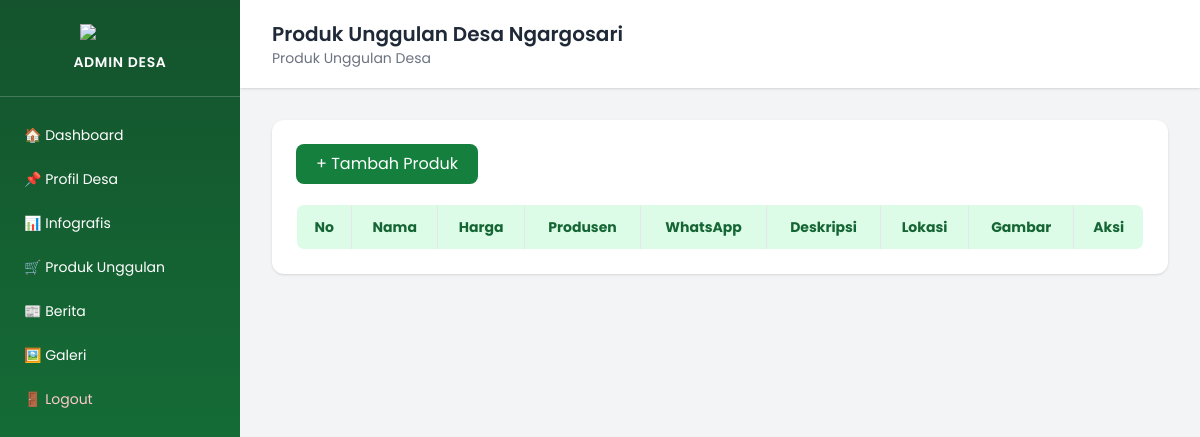
The page /admin/produk.php (signed in) on the database as committed earlier.
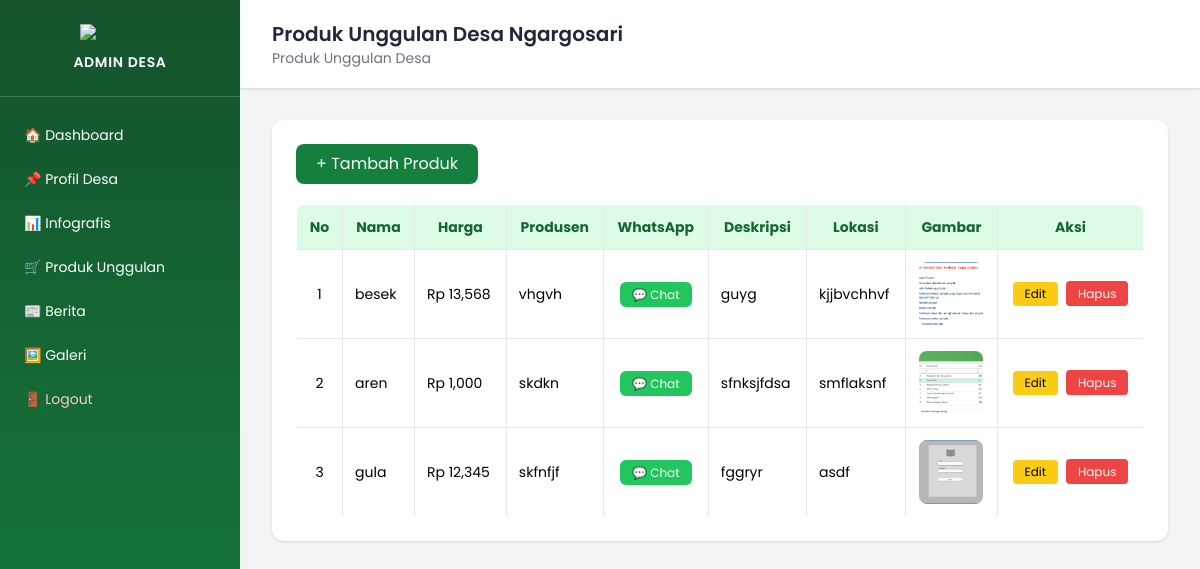
The same page on the database as committed later.
### tables this page shows
CREATE TABLE `produk` (
  `id_produk` int(11) NOT NULL,
  `nama_produk` varchar(100) DEFAULT NULL,
  `harga` int(11) DEFAULT NULL,
  `deskripsi` text DEFAULT NULL,
  `produsen` varchar(100) DEFAULT NULL,
  `no_wa` varchar(20) DEFAULT NULL,
  `lokasi` varchar(100) DEFAULT NULL,
  `gambar` varchar(100) DEFAULT NULL
);

### admin/produk.php (the view, shortened to what this page needs)
<?php
require_once "../koneksi.php";
?>
<!DOCTYPE html>
<html lang="id">
<head>
<script src="https://cdn.tailwindcss.com"></script>
</head>
<body class="bg-gray-100">
<aside class="fixed top-0 left-0 w-60 h-screen bg-gradient-to-b from-green-900 to-green-700 text-white">
    <div class="flex flex-col items-center py-6 border-b border-white/20">
        <img src="../assets/img/logo.png" class="w-20 mb-3">
        <span class="tracking-wider font-semibold text-sm">ADMIN DESA</span>
    </div>
    <nav class="mt-4 text-sm">
        <a href="dashboard.php" class="block px-6 py-3 hover:bg-white/20">🏠 Dashboard</a>
        <a href="profil.php" class="block px-6 py-3 hover:bg-white/20">📌 Profil Desa</a>
        <a href="infografis.php" class="block px-6 py-3 hover:bg-white/20">📊 Infografis</a>
        <a href="produk.php" class="block px-6 py-3 hover:bg-white/20">🛒 Produk Unggulan</a>
        <a href="berita.php" class="block px-6 py-3 hover:bg-white/20">📰 Berita</a>
        <a href="galeri.php" class="block px-6 py-3 hover:bg-white/20">🖼️ Galeri</a>
        <a href="logout.php" class="block px-6 py-3 text-red-200 hover:bg-red-500/30">🚪 Logout</a>
    </nav>
</aside>
<div class="ml-60 min-h-screen">
<header class="bg-white px-8 py-5 shadow">
    <h2 class="text-xl font-semibold text-gray-800">Produk Unggulan Desa Ngargosari</h2>
    <p class="text-gray-500 text-sm">Produk Unggulan Desa </p>
</header>
<main class="p-8">
<div class="bg-white rounded-xl shadow p-6">
<button onclick="tambahProduk()"
class="mb-5 bg-green-700 hover:bg-green-800 text-white px-5 py-2 rounded-lg transition">
+ Tambah Produk
</button>
<div class="overflow-x-auto">
<table class="w-full border border-gray-200 rounded-lg overflow-hidden text-sm">
<thead class="bg-green-100 text-green-800">
<tr>
    <th class="p-3 border">No</th>
    <th class="p-3 border">Nama</th>
    <th class="p-3 border">Harga</th>
    <th class="p-3 border">Produsen</th>
    <th class="p-3 border">WhatsApp</th>
    <th class="p-3 border">Deskripsi</th>
    <th class="p-3 border">Lokasi</th>
    <th class="p-3 border">Gambar</th>
    <th class="p-3 border">Aksi</th>
</tr>
</thead>
<tbody>
<?php
$no=1;
$q=mysqli_query($koneksi,"SELECT * FROM produk ORDER BY id_produk DESC");
while($d=mysqli_fetch_assoc($q)){
?>
<tr class="hover:bg-gray-50">
<td class="p-3 border text-center"><?= $no++ ?></td>
<td class="p-3 border"><?= htmlspecialchars($d['nama_produk']) ?></td>
<td class="p-3 border">Rp <?= number_format($d['harga']) ?></td>
<td class="p-3 border"><?= htmlspecialchars($d['produsen']) ?></td>
<td class="p-3 border text-center">
    <a href="https://wa.me/<?= $d['no_wa'] ?>"
       target="_blank"
       class="bg-green-500 hover:bg-green-600 text-white px-3 py-1 rounded-md text-xs">
       💬 Chat
    </a>
</td>
<td class="p-3 border"><?= htmlspecialchars($d['deskripsi']) ?></td>
<td class="p-3 border"><?= htmlspecialchars($d['lokasi']) ?></td>
<td class="p-3 border text-center">
    <img src="../assets/img/produk/<?= $d['gambar'] ?>"
         class="w-16 h-16 object-cover rounded-lg mx-auto">
</td>
<td class="p-3 border text-center space-x-1">
<button onclick='editProduk(<?= json_encode($d) ?>)'
class="bg-yellow-400 hover:bg-yellow-500 px-3 py-1 rounded text-xs">
Edit
</button>
<a href="hapus_produk.php?id=<?= $d['id_produk'] ?>"
onclick="return confirm('Hapus produk ini?')"
class="bg-red-500 hover:bg-red-600 px-3 py-1 rounded text-white text-xs">
Hapus
</a>
</td>
</tr>
<?php } ?>
</tbody>
</table>
</div>
</div>
</main>
</div>
</body>
</html>

### admin/produk.php (style rules this page uses)
body { font-family: 'Poppins', sans-serif; }

Rows that differ between the two databases and show on the page:
added produk: nama_produk "besek", harga "13,568", produsen "vhgvh", deskripsi "guyg", lokasi "kjjbvchhvf", gambar (picture)
added produk: nama_produk "aren", harga "1,000", produsen "skdkn", deskripsi "sfnksjfdsa", lokasi "smflaksnf", gambar (picture)
added produk: nama_produk "gula", harga "12,345", produsen "skfnfjf", deskripsi "fggryr", lokasi "asdf", gambar (picture)
